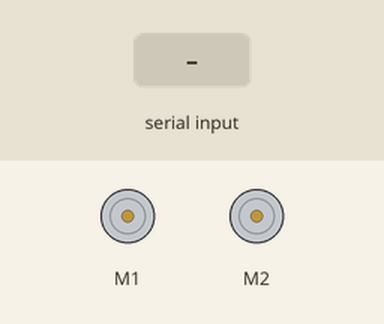
Recording of a sketch running on a simulated Arduino Uno, built with avr-gcc and run on an emulated ATmega328P. Shown: 2 × DC motor (green arrow = forward, orange = backward, longer = faster). The inputs (shaded band) are chosen by the test bench. What the sketch prints to the serial monitor is not drawn.

Above: at 1.2 s.
1.3 s: "FORWARD" received over Serial
At 3.5 s:
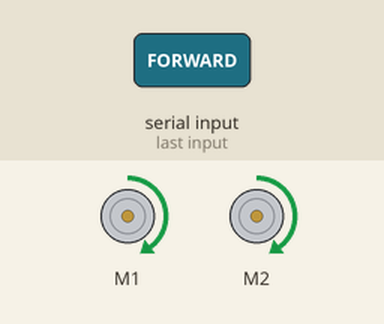
3.8 s: "LEFT" received over Serial
At 5.3 s:
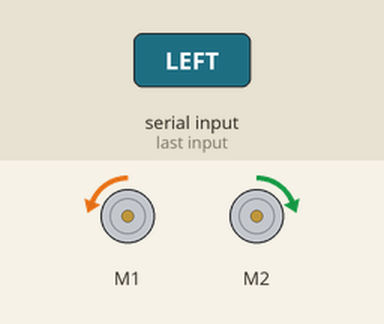
6.3 s: "RIGHT" received over Serial
At 8.4 s:
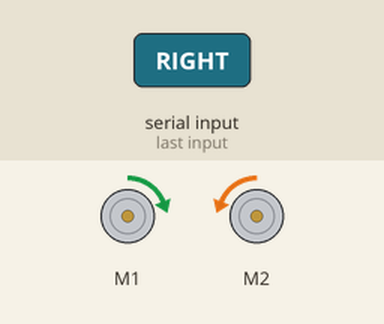
8.8 s: "STOP" received over Serial
At 10.3 s:
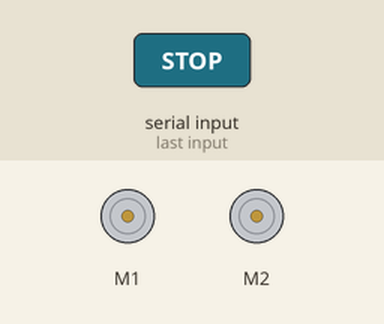
Timing chart, 0 to 11.8 s (numbered marks = the images above; inputs shaded):
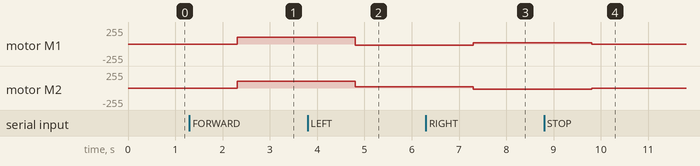

The sketch:

arduino.ino
```cpp
/************************* GLOBALS *************************/

#include <Wire.h>
#include <Adafruit_MotorShield.h>

/***********************************************************/


/************************* GLOBALS *************************/

// Create the motor shield object with the default I2C address
Adafruit_MotorShield AFMS = Adafruit_MotorShield();
// Or, create it with a different I2C address (say for stacking)
// Adafruit_MotorShield AFMS = Adafruit_MotorShield(0x61);

// Select which 'port' M1, M2, M3 or M4. In this case, M1
Adafruit_DCMotor *leftMotor = AFMS.getMotor(1);
// You can also make another motor on port M2
Adafruit_DCMotor *rightMotor = AFMS.getMotor(2);

void setup() {
  Serial.begin(9600);           // set up Serial library at 9600 bps
  Serial.println("Adafruit Motorshield v2 - setting up!");

  AFMS.begin();  // create with the default frequency 1.6KHz
  //AFMS.begin(1000);  // OR with a different frequency, say 1KHz

  // Set the speed to start, from 0 (off) to 255 (max speed)
  leftMotor->setSpeed(0);
  rightMotor->setSpeed(0);
  // turn on motor
  leftMotor->run(RELEASE);
  rightMotor->run(RELEASE);
}

/***********************************************************/

/************************** MAIN ***************************/

void loop() {
  // Will be useful later. For gradually increasing and decreasing speed
  uint8_t i;
  boolean accel;

  // If there is anything in the serial channel
  if(Serial.available()) {
    // Instruction from computer
    String instr = Serial.readString();
    // Both sides move forward at the same rate
    // Speed set at moderate, not maximum
    if(instr.equals("FORWARD")) {
      leftMotor->setSpeed(100);
      rightMotor->setSpeed(100);
      leftMotor->run(FORWARD);
      rightMotor->run(FORWARD);
    }

    // Turns on the tank thread principle
    // One side moves forward, the other side moves backward
    // Turning is set at a slower speed for precision
    else if(instr.equals("LEFT")) {
      leftMotor->setSpeed(20);
      rightMotor->setSpeed(20);
      leftMotor->run(BACKWARD);
      rightMotor->run(FORWARD);
    }

    // Turns on the tank thread principle
    // One side moves forward, the other side moves backward
    // Turning is set at a slower speed for precision
    else if(instr.equals("RIGHT")) {
      leftMotor->setSpeed(20);
      rightMotor->setSpeed(20);
      leftMotor->run(FORWARD);
      rightMotor->run(BACKWARD);
    }

    // Comes to a stop
    // Speed comes to zero
    else if(instr.equals("STOP")) {
      leftMotor->setSpeed(0);
      rightMotor->setSpeed(0);
      leftMotor->run(RELEASE);
      rightMotor->run(RELEASE);
    }
  }
}
/***********************************************************/
```

Measured:
- after the input at 1.3 s, motor M1, motor M2: stopped → forward 100/255 after 1.0 s
- after the input at 3.8 s, motor M1: forward 100/255 → backward 20/255 after 1.0 s; motor M2: forward 100/255 → forward 20/255 after 1.0 s
- after the input at 6.3 s, motor M1: backward 20/255 → forward 20/255 after 1.0 s; motor M2: forward 20/255 → backward 20/255 after 1.0 s
- after the input at 8.8 s, motor M1: forward 20/255 → stopped after 1.0 s; motor M2: backward 20/255 → stopped after 1.0 s
